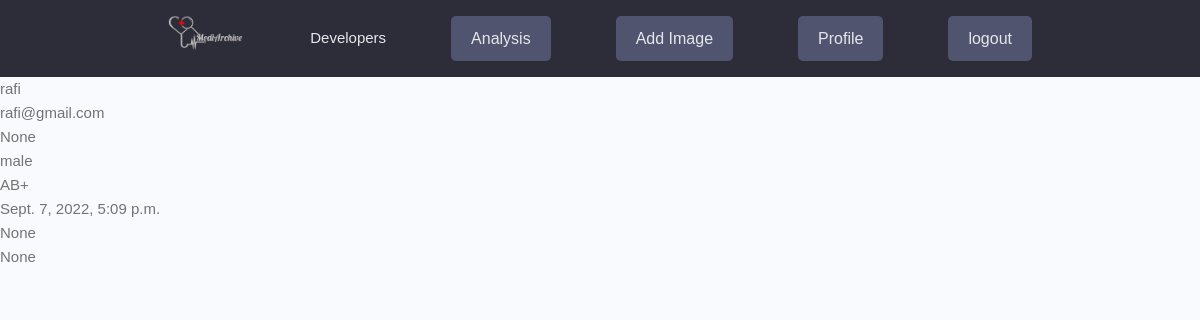
The app's page / (signed in), older data.
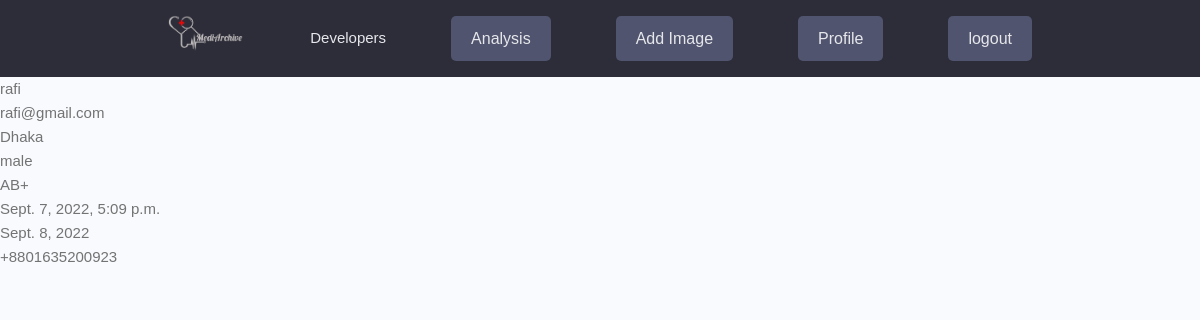
The same page, newer data.
### users/models.py (models this page shows, shortened)
class Profile(models.Model):
    GENDER_TYPE = (
        ('male', 'Male'),
        ('female', 'Female'),
    )
    BLOOD_TYPE = (
        ('A+', 'A+'),
        ('A-', 'A-'),
        ('B+', 'B+'),
        ('B-', 'B-'),
        ('O+', 'O+'),
        ('O-', 'O-'),
        ('AB+', 'AB+'),
        ('AB-', 'AB-'),
    )
    user = models.OneToOneField(User, on_delete=models.CASCADE, null=True, blank=True)
    username = models.CharField(max_length=200, blank=True, null=True)
    name = models.CharField(max_length=200, blank=True, null=True)
    email = models.EmailField(max_length=500, blank=True, null=True)
    location = models.CharField(max_length=200, blank=True, null=True)
    profile_image = models.ImageField(null=True, blank=True, upload_to='profiles/', default="profiles/user-default.png")
    gender = models.CharField(max_length=255, blank=True, null=True, choices=GENDER_TYPE, default="male")
    blood = models.CharField(max_length=255, blank=True, null=True, choices=BLOOD_TYPE, default="AB+")
    created = models.DateTimeField(auto_now_add=True)
    id = models.UUIDField(default=uuid.uuid4, unique=True,primary_key=True, editable=False)
    dob = models.DateField(max_length=8,blank=True,null=True)
    phone_number = PhoneNumberField(blank=True,null=True)

### users/views.py (the view)
# urls.py: path('',profile,name='profile'),
@login_required(login_url='login')
def profile(request):
    current_user = request.user
    profile = Profile.objects.get(user = current_user)
    return render(request, 'users/profiles.html',{"profile": profile})

### users/templates/users/profiles.html
{% extends 'main.html' %}
{% block content %}
{{ profile.username }} <br>
{{ profile.email }} <br>
{{ profile.location }} <br>
{{ profile.gender }} <br>
{{ profile.blood }} <br>
{{ profile.created }} <br>
{{ profile.dob }} <br>
{{ profile.phone_number }} <br>
{% endblock  %}

Row changes from the older to the newer data that the page shows:
changed Profile "rafi": location "None" → "Dhaka"; dob "None" → "Sept. 8, 2022"; phone_number "None" → "+8801635200923"
